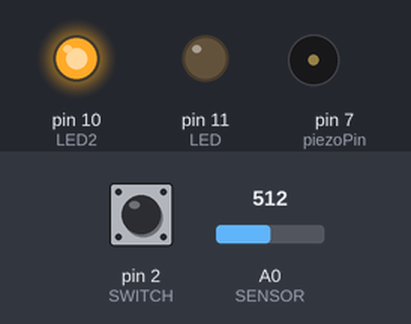
This sketch was run on a simulated Arduino Uno, built with avr-gcc and run on an emulated ATmega328P. On the bench: output pins drawn as LEDs (lit = HIGH), buzzer (waves = sounding, pin HIGH). Inputs (shaded band) come from the test bench; at power-on: pin 2 (SWITCH) HIGH, A0 (SENSOR) = 512. What the sketch prints to the serial monitor is not drawn.

Above: at 1.2 s.
1.3 s: pin 2 (SWITCH) pulled LOW for 0.15 s
At 1.37 s:
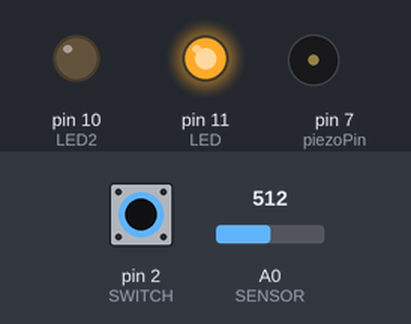
2.9 s: pin 2 (SWITCH) pulled LOW for 3.2 s
At 6.7 s:
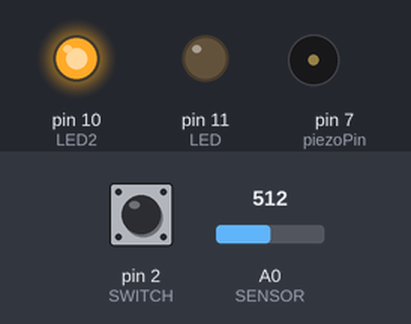
Timing chart, 0 to 8.2 s (numbered marks = the images above; inputs shaded):
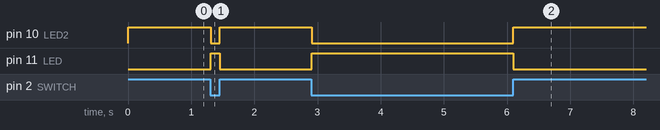

The sketch:

2280Finalv2alt.ino
```cpp
#include "pitches.h"

const int SENSOR = A0; //sensor hooked up to analog pin A0
const int SWITCH = 2;
const int LED = 11;
const int LED2=10;
const int piezoPin = 7;

int sensor_val = 0;
int switch_val = 0;

//Mario sound:https://gist.github.com/bboyho/0fcd284f411b1cfc7274336fde6abb45
int melody[] = {
 NOTE_E6, NOTE_G6,NOTE_E7,NOTE_C7,NOTE_D7,NOTE_G7 };

// note durations 4=quarter note, 8=eighth note, etc.
int noteDurations[] = {
   8, 8,8,8,8,8
};

void setup() {
  pinMode (SENSOR, INPUT);
  pinMode (LED, OUTPUT);
  pinMode (LED2, OUTPUT);
  pinMode(piezoPin, OUTPUT);
  pinMode (SWITCH, INPUT_PULLUP);

  Serial.begin(115200);


}

void loop() {
sensor_val = analogRead(SENSOR); //read sensor and assign to variable called val
  switch_val = digitalRead(SWITCH);
 // analogWrite(LED, sensor_val/4);

 if(switch_val == LOW){
    //Serial.println("OPEN");
   }else if(switch_val ==HIGH){
    //Serial.println("CLOSED");
    }
 //Door sensor together and pressure on FSR = RED LIGHT/NO WHITE(NOT safe)
   if (switch_val == LOW && sensor_val >450) { // if button is pressed (voltage received on pin 2)
    //Serial.println(" - Trap Active");
    digitalWrite(LED, HIGH);
    digitalWrite(LED2,LOW);// send voltage to LED pin

    //Door sensor apart and no pressure on FSR = White LIGHT/Safe
  } else if (switch_val == HIGH || switch_val ==LOW && sensor_val< 450){   //otherwise
    //Serial.println(" - Trap Disarmed");
    digitalWrite(LED, LOW);
    digitalWrite(LED2,HIGH);


    if (switch_val == LOW &&  sensor_val < 450){
      for (int i=0; i<6; i++){
    int noteDuration = 1000 / noteDurations[i];

    tone(piezoPin, melody[i], noteDuration);
    int pauseBetweenNotes = noteDuration * 1.30;

    delay(pauseBetweenNotes);
    noTone(piezoPin);
  }

      }

  Serial.print('H'); // unique header to identify start of message
  Serial.print(",");
  Serial.print(sensor_val,DEC);
  Serial.print(",");
  Serial.print(switch_val,DEC);
  Serial.print(",");  // note that a comma is sent after the last field
  Serial.println();  // send a cr/lf

  delay(30);
}
}
```

pitches.h
```cpp
/*************************************************
 * Public Constants
 *************************************************/

#define NOTE_B0  31
#define NOTE_C1  33
#define NOTE_CS1 35
#define NOTE_D1  37
#define NOTE_DS1 39
#define NOTE_E1  41
#define NOTE_F1  44
#define NOTE_FS1 46
#define NOTE_G1  49
#define NOTE_GS1 52
#define NOTE_A1  55
#define NOTE_AS1 58
#define NOTE_B1  62
#define NOTE_C2  65
#define NOTE_CS2 69
#define NOTE_D2  73
#define NOTE_DS2 78
#define NOTE_E2  82
#define NOTE_F2  87
#define NOTE_FS2 93
#define NOTE_G2  98
#define NOTE_GS2 104
#define NOTE_A2  110
#define NOTE_AS2 117
#define NOTE_B2  123
#define NOTE_C3  131
#define NOTE_CS3 139
#define NOTE_D3  147
#define NOTE_DS3 156
#define NOTE_E3  165
#define NOTE_F3  175
#define NOTE_FS3 185
#define NOTE_G3  196
#define NOTE_GS3 208
#define NOTE_A3  220
#define NOTE_AS3 233
#define NOTE_B3  247
#define NOTE_C4  262
#define NOTE_CS4 277
#define NOTE_D4  294
#define NOTE_DS4 311
#define NOTE_E4  330
#define NOTE_F4  349
#define NOTE_FS4 370
#define NOTE_G4  392
#define NOTE_GS4 415
#define NOTE_A4  440
#define NOTE_AS4 466
#define NOTE_B4  494
#define NOTE_C5  523
#define NOTE_CS5 554
#define NOTE_D5  587
#define NOTE_DS5 622
#define NOTE_E5  659
#define NOTE_F5  698
#define NOTE_FS5 740
#define NOTE_G5  784
#define NOTE_GS5 831
#define NOTE_A5  880
#define NOTE_AS5 932
#define NOTE_B5  988
#define NOTE_C6  1047
#define NOTE_CS6 1109
#define NOTE_D6  1175
#define NOTE_DS6 1245
#define NOTE_E6  1319
#define NOTE_F6  1397
#define NOTE_FS6 1480
#define NOTE_G6  1568
#define NOTE_GS6 1661
#define NOTE_A6  1760
#define NOTE_AS6 1865
#define NOTE_B6  1976
#define NOTE_C7  2093
#define NOTE_CS7 2217
#define NOTE_D7  2349
#define NOTE_DS7 2489
#define NOTE_E7  2637
#define NOTE_F7  2794
#define NOTE_FS7 2960
#define NOTE_G7  3136
#define NOTE_GS7 3322
#define NOTE_A7  3520
#define NOTE_AS7 3729
#define NOTE_B7  3951
#define NOTE_C8  4186
#define NOTE_CS8 4435
#define NOTE_D8  4699
#define NOTE_DS8 4978
```

Measured:
- after the input at 1.3 s, pin 10 (LED2): HIGH → LOW at once, → HIGH 0.14 s later; pin 11 (LED): LOW → HIGH at once, → LOW 0.14 s later
- after the input at 2.9 s, pin 10 (LED2): HIGH → LOW at once, → HIGH 3.2 s later; pin 11 (LED): LOW → HIGH at once, → LOW 3.2 s later
